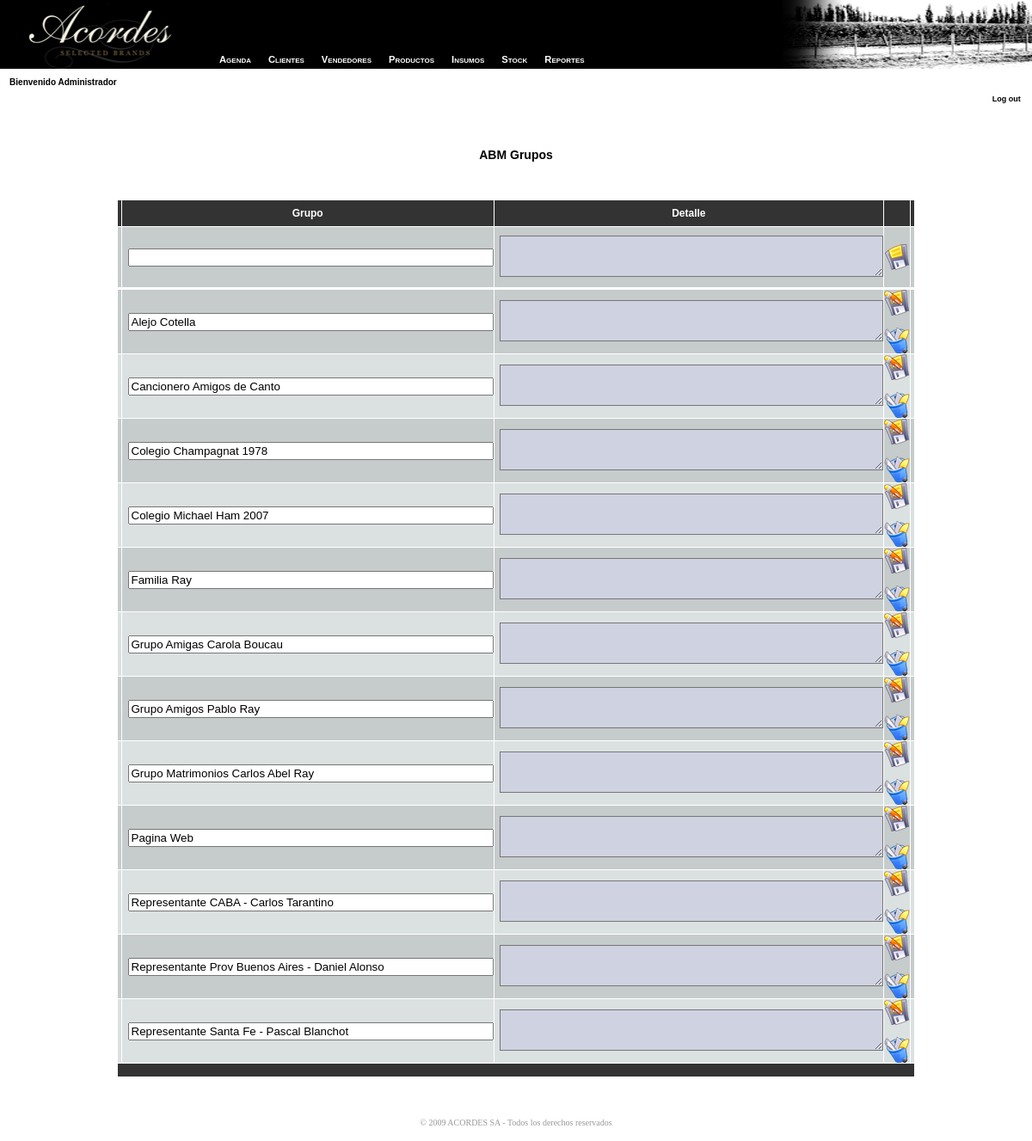
Screenshot of /web/administrador/abm_grupos.php (signed in) with the database file from the repository.
### tables this page shows
CREATE TABLE `grupos` (
  `id_grupo` int(11) unsigned NOT NULL AUTO_INCREMENT,
  `grupo` varchar(100) NOT NULL DEFAULT '0',
  PRIMARY KEY (`id_grupo`)
);

### web/administrador/conn.php (called while the page is built, shortened)
<?php
$conn_id = openConn();
function openConn (){
	$local = $_SERVER['SERVER_NAME'] == "localhost" ? true:false;
	if ($local) {
		$id = mysql_connect("localhost", "root") or die("error");
	} else {
		$id = mysql_connect("localhost", "acordes_user", "Acordes12") or die(mysql_error());
		mysql_select_db("acordes_bd", $id);
	}
	return $id;
}
function query ($str){
	global $conn_id;
	$q = mysql_query ($str, $conn_id) or die (mysql_error());
	return $q;
}
?>

### web/administrador/abm_grupos.php (the view, shortened to what this page needs)
<?
require("conn.php");
require("func.php");
?>
<html>
<head>
<link rel="stylesheet" href="includes/menu.css" type="text/css">
<link href="estilos.css" rel="stylesheet" type="text/css">
</head>
<body>
<?
	$vendedor = $_SESSION['nombre_vend'];
	$exp = explode(",", $vendedor);
	if($exp[1] == ""){
		$n = $exp[0];
	}else{
		$n = $exp[1];
	}
	include("_menu.php");
?>
<table width="100%" border="0" cellpadding="0" cellspacing="0">
		<tr>
			<td height="121" valign="top">
				<table width="100%" height="121" border="0" cellpadding="0" cellspacing="0" id="HEADER">
					<tr>
						<td width="343" valign="top" class="header-left3">
						  <img src="images/headers/mm-ap.jpg" width="341" height="80">
						  <p class="textToolBar">&nbsp;&nbsp;&nbsp;&nbsp;Bienvenido <?= $n?></p>
						</td>
						<td class="expand3">&nbsp;</td>
						<td width="358" valign="top" class="header-right3">
							<p>&nbsp;<br><br><br></p><p>&nbsp;</p>
					    	<p align="right"><a href="logout.php" class="textToolBarLink">Log out</a>&nbsp;&nbsp;&nbsp;</p>
						</td>
					</tr>
				</table>
			</td>
		</tr>
		<tr>
		  <td height="15"><div align="right"></div></td>
		</tr>
		<tr valign="top">
			<td height="5">
			</td>
		</tr>
		<tr><td height="30">&nbsp;</td></tr>
		<tr>
			<td valign="top" height="30">
<p align="center" class="titulo"><strong>ABM Grupos</strong></p>
<br>
<table width="850" align="center" cellpadding="0" cellspacing="1">
	<tr height="30">
		<td width="2%" class="t">&nbsp;</td>
		<td width="38%" class="t"><div align="center">Grupo</div></td>
        <td width="48%" class="t"><div align="center">Detalle</div></td>
		<td width="10%" class="t">&nbsp;</td>
		<td width="2%" class="t">&nbsp;</td>
	</tr>
	<form action="<?=$_SERVER['PHP_SELF']?>" name="agregar" method="post">
		<tr height="70">
			<td class="c2">&nbsp;</td>
			<td class="c2">&nbsp;&nbsp;<input name="grupo" type="text" id="grupo" size="50"></td>
            <td class="c2">&nbsp;&nbsp;<textarea name="detalle" type="text" id="detalle" cols="58" rows="3"></textarea></td>
			<td class="c2" align="center">
				<input type="image" src="images/b_insert.png" onClick="return confirmarA();">
			</td>
			<td class="c2">&nbsp;</td>
		</tr>
	</form>
	<tr height="1"><td></td></tr>
	<?
	$q = query("SELECT * FROM grupos ORDER BY grupo");
	if(mysql_num_rows($q)>0){
		$i = 1;
		while($rs = mysql_fetch_array($q)){
			$c = $flag ? "c1":"c2";
			$flag =! $flag;
		?>
			<form name="lista<?= $i?>" action="<?=$_SERVER['PHP_SELF']?>" method="post">
			<tr height="70">
				<td class="<?= $c?>">&nbsp;</td>
				<td class="<?= $c?>">&nbsp;&nbsp;<input name="grupo"  value="<?=$rs['grupo']?>"type="text" size="50"></td>
                <td class="<?= $c?>">&nbsp;&nbsp;<textarea name="detalle" type="text" id="detalle" cols="58" rows="3"><?=$rs['detalle']?></textarea></td>
				<td class="<?= $c?>" align="center">
					<input type="image" src="images/b_save.png" onClick="return confirmarM();">
					<a href="<?= $_SERVER['PHP_SELF']?>?borrar=Borrar&id_grupo=<?= $rs['id_grupo']?>" onClick="return confirmarE();"><img src="images/b_borrar.png" width="30" height="30" border="0" alt="Eliminar el grupo <?= $rs['grupo']?>"></a>
				</td>
				<td class="<?= $c?>">&nbsp;</td>
			</tr>
			</form>
		<?
			$i++;
		}
	}
	?>
	<tr height="15"><td colspan="6" class="t"></td></tr>
</table>
			</td>
		</tr>
		<tr><td vAlign="top" height="30"></td></tr>
		<tr>
			<td height="44" align="center" valign="bottom">
				<table class="pie" id="FOOTER" height="44" cellSpacing="0" cellPadding="0" width="100%" border="0">
					<tr>
						<td align="center">© 2009 ACORDES SA - Todos los derechos reservados</td>
					</tr>
				</table>
			</td>
		</tr>
	</table>
</body>
</html>

### web/administrador/includes/menu.css (style rules this page uses)
body { font-family:Tahoma, Geneva, sans-serif; }

### web/administrador/estilos.css (style rules this page uses)
body { margin-left:0; margin-top:0; margin-bottom:0; margin-right:0; font-family:Verdana, Arial, Helvetica, sans-serif; }
.titulo { font-size:14px; font-weight:900; }
.textToolBar { font-family: Verdana, Arial, Helvetica, sans-serif; font-size: 10px; font-weight: bold; color: #000000; }
.pie { font-family: Verdana; font-size: 10px; color: #999; background-image: url(images/gris_footer.gif); background-repeat: no-repeat; background-position: right bottom; }
td.c1 { background-color:#dbe1e1; font-size:12px; font-weight: bold; font-family: Arial, Verdana, sans-serif; text-decoration: none; color:#000000; }
td.c2 { background-color:#c6cbcb; font-size:12px; font-weight: bold; font-family: Arial, Verdana, sans-serif; text-decoration: none; color:#000000; }
td.t { background-color:#333333; font-size:12px; font-weight: bold; font-family: Arial, Verdana, sans-serif; text-decoration: none; color:#FFFFFF; }
textarea { background-color:#cfd2e1; font-size:12px; font-weight: bold; font-family: Arial, Verdana, sans-serif; text-decoration: none; color: #000000; }
a.textToolBarLink:link, a.textToolBarLink:visited, a.textToolBarLink:active { font-family: Verdana, Arial, Helvetica, sans-serif; font-size: 9px; font-weight: bold; color: #000000; }
.expand3 { background-image: url(images/headers/expand3.gif); background-repeat: repeat-x; }
.header-left3 { background-image: url(images/headers/header-left3.gif); background-repeat: no-repeat; }
.header-right3 { background-image: url(images/headers/header-right3.gif); background-repeat: no-repeat; }

### rows the page displays
grupos: grupo "Alejo Cotella"
grupos: grupo "Cancionero Amigos de Canto"
grupos: grupo "Colegio Champagnat 1978"
grupos: grupo "Colegio Michael Ham 2007"
grupos: grupo "Familia Ray"
grupos: grupo "Grupo Amigas Carola Boucau"
grupos: grupo "Grupo Amigos Pablo Ray"
grupos: grupo "Grupo Matrimonios Carlos Abel Ray"
grupos: grupo "Pagina Web"
grupos: grupo "Representante CABA - Carlos Tarantino"
grupos: grupo "Representante Prov Buenos Aires - Daniel Alonso"
grupos: grupo "Representante Santa Fe - Pascal Blanchot"

### other values shown
$n "Administrador"
